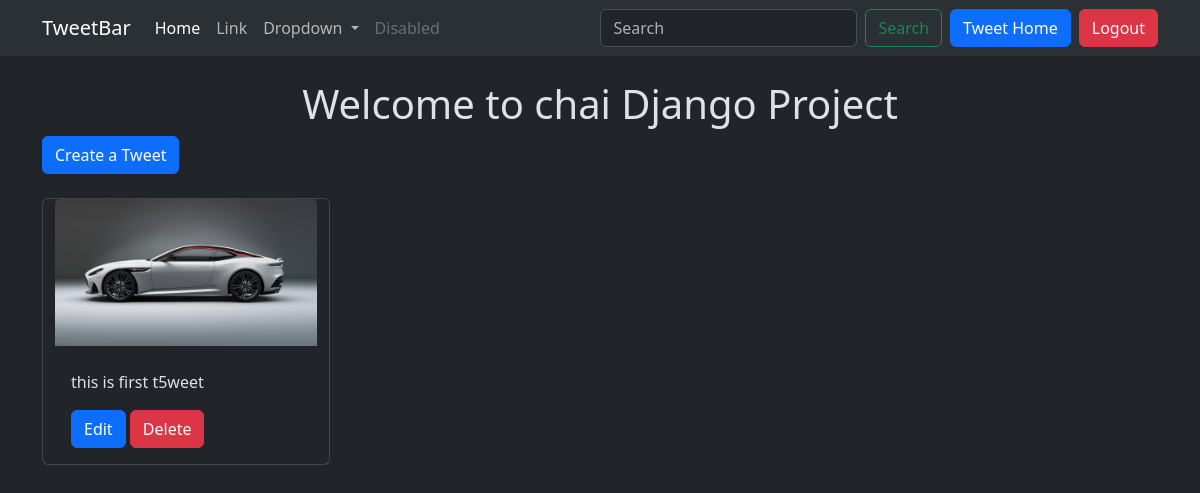
The app's page /tweet/ (signed in), older data.
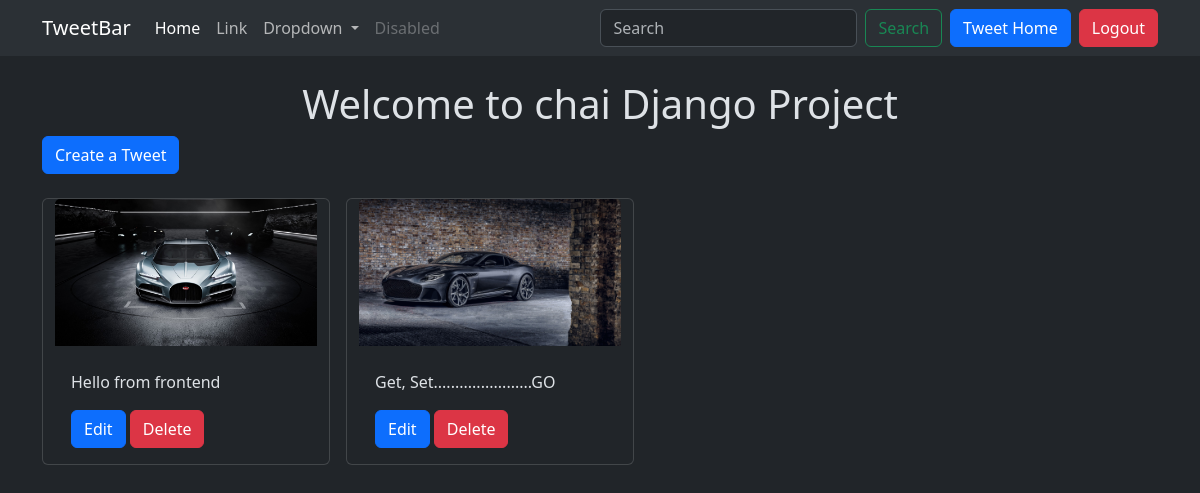
The same page, newer data.
### tweet/models.py (models this page shows, shortened)
class Tweet(models.Model):
    user = models.ForeignKey(User, on_delete=models.CASCADE) #iske baare me pdhna hai
    text = models.TextField(max_length=240)
    photo = models.ImageField(upload_to='photos/',blank=True,null=True)
    created_at = models.DateTimeField(auto_now_add =True)
    updated_at = models.DateTimeField(auto_now =True)

### tweet/views.py (the view)
# urls.py: path('', views.tweet_list, name='tweet_list'),
def tweet_list(request):
    tweets = Tweet.objects.all().order_by('-created_at') #ye kya hota hai
    return render(request,'tweet-list.html',{
        'tweets':tweets
    })

### tweet/templates/tweet-list.html (shortened to what this page needs)
{% extends "layout.html" %}
{% block content %}
<h1 class="text-center mt-4">Welcome to chai Django Project</h1>
<a class="btn btn-primary mb-4" href="{% url 'tweet_create' %}">Create a Tweet</a>
<div class="container row gap-3">
    {% for tweet in tweets %}
    <div class="card" style="width: 18rem;">
        <img src="{{tweet.photo.url}}" class="card-img-top" alt="...">
        <div class="card-body">
          <p class="card-text">{{tweet.text}}</p>
          {% if tweet.user == user %}
          <a href="{% url 'tweet_edit' tweet.id %}" class="btn btn-primary">Edit</a>
          <a href="{% url 'tweet_delete' tweet.id %}" class="btn btn-danger">Delete</a>
          {% endif %}
        </div>
      </div>
    {% endfor %}
</div>
{% endblock %}

Row changes from the older to the newer data that the page shows:
removed Tweet: photo (picture), text "this is first t5weet", shows "Edit"
added Tweet: photo (picture), text "Hello from frontend", shows "Edit"
added Tweet: photo (picture), text "Get, Set.......................GO", shows "Edit"
